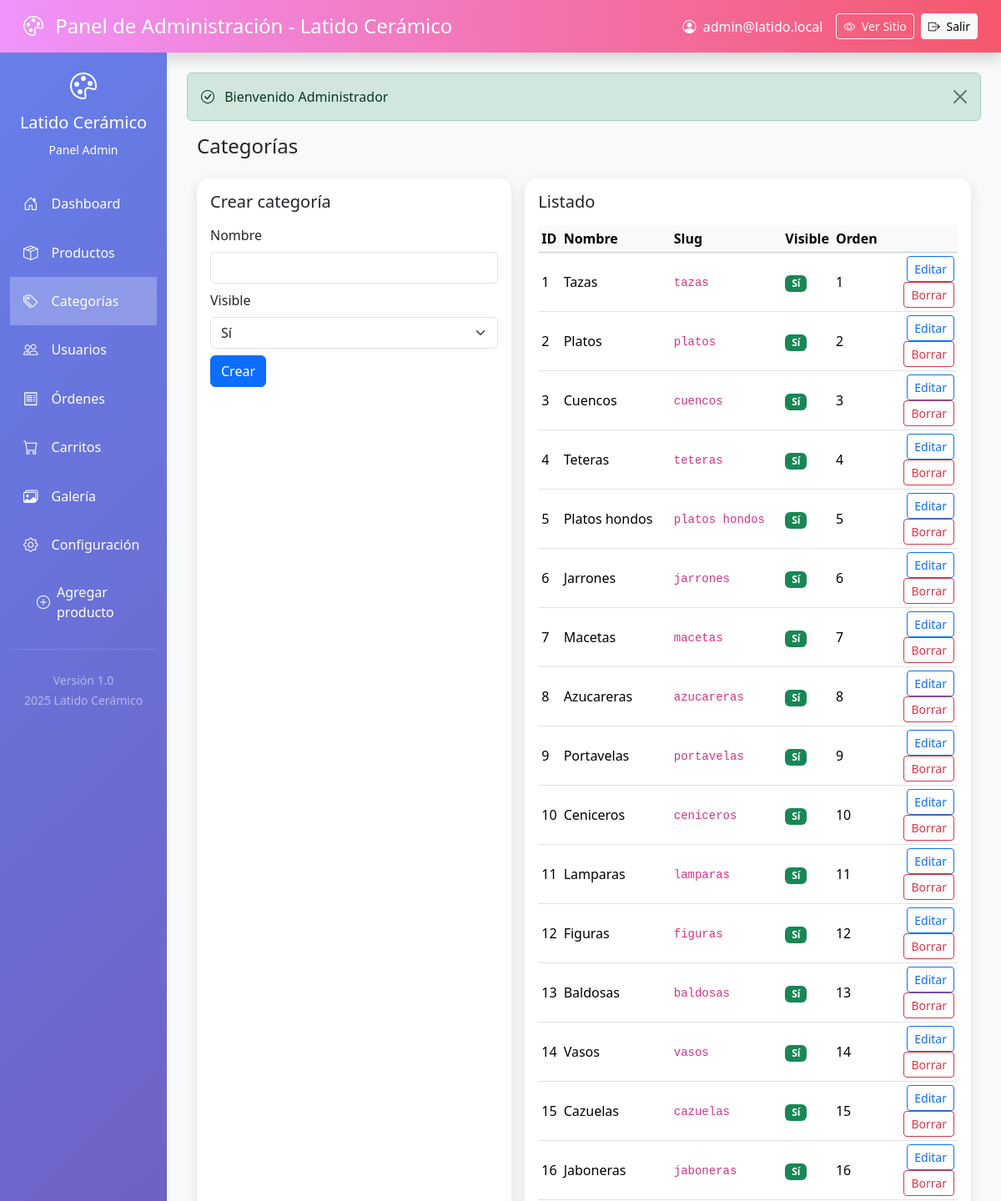
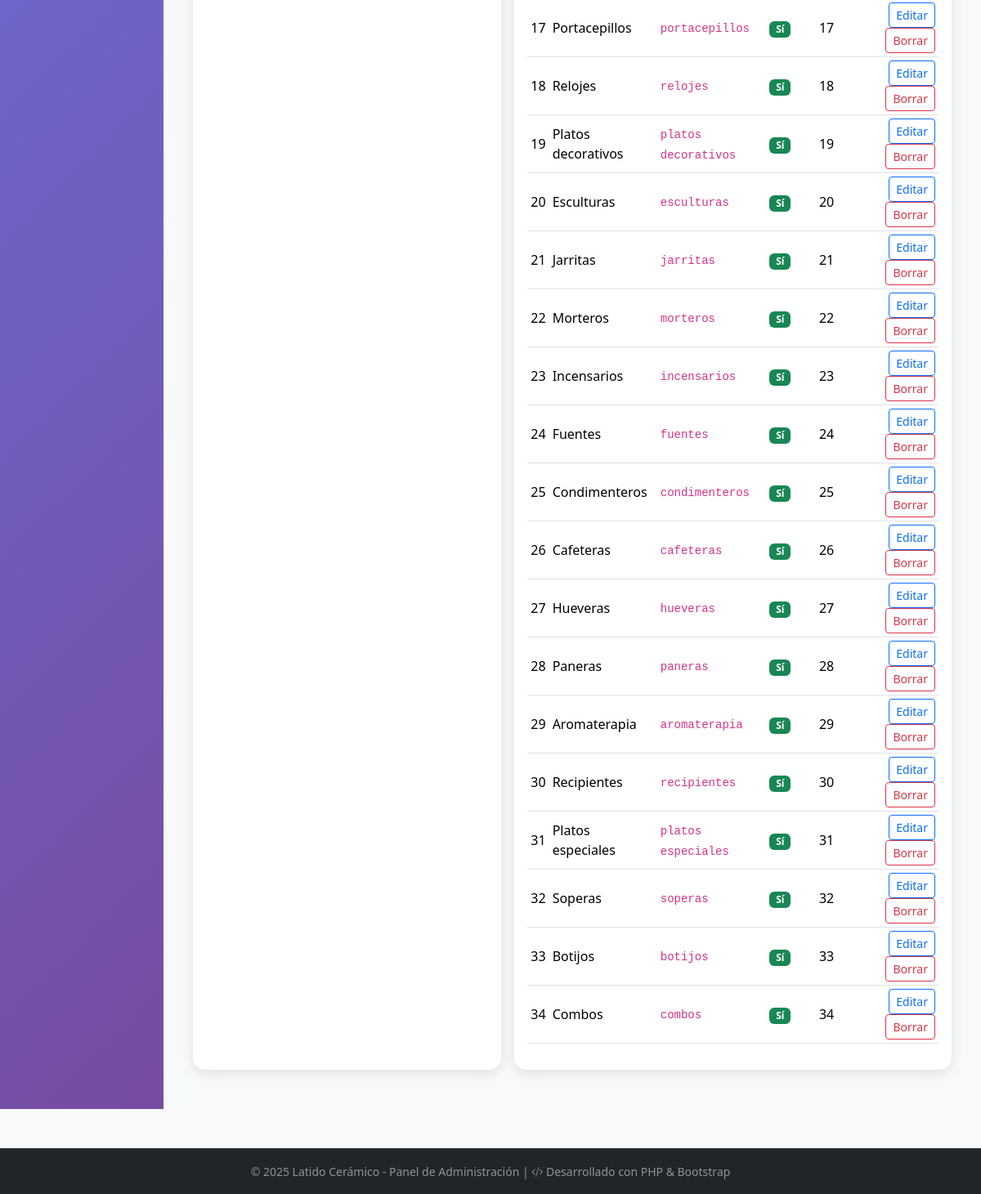
Page /admin/index.php?sec=categorias (signed in) on the committed database (2 pictures, top to bottom).
### tables this page shows
CREATE TABLE `admin_secciones` (
  `id` int UNSIGNED NOT NULL,
  `slug` varchar(60) NOT NULL,
  `nombre` varchar(100) NOT NULL,
  `icono` varchar(60) DEFAULT NULL,
  `en_menu` tinyint(1) NOT NULL DEFAULT '1',
  `activo` tinyint(1) NOT NULL DEFAULT '1',
  `orden` int UNSIGNED NOT NULL DEFAULT '10',
  `created_at` timestamp NULL DEFAULT CURRENT_TIMESTAMP
);

CREATE TABLE `categorias` (
  `id` bigint UNSIGNED NOT NULL,
  `nombre` varchar(100) NOT NULL,
  `slug` varchar(100) NOT NULL,
  `descripcion` text,
  `meta_title` varchar(160) DEFAULT NULL,
  `meta_description` varchar(255) DEFAULT NULL,
  `orden` int UNSIGNED DEFAULT '0',
  `visible` tinyint(1) NOT NULL DEFAULT '1',
  `created_at` timestamp NULL DEFAULT CURRENT_TIMESTAMP,
  `updated_at` timestamp NULL DEFAULT CURRENT_TIMESTAMP ON UPDATE CURRENT_TIMESTAMP
);

### admin/includes/functions.php (called while the page is built, shortened)
<?php
function secciones_menu(): array
{
    try {
        if (class_exists('Conexion')) {
            $cx = new Conexion();
            $pdo = $cx->getConexion();
            if (class_exists('SeccionesAdmin')) {
                $sec = new SeccionesAdmin($pdo);
                $menu = $sec->obtenerMenu();
                if (!empty($menu)) return $menu;
            }
        }
    } catch (Throwable $e) {}
    return [
        "inicio" => ["nombre" => "Dashboard", "icono" => "house-door"],
        "productos" => ["nombre" => "Productos", "icono" => "box-seam"],
        "categorias" => ["nombre" => "Categorías", "icono" => "tags"],
        "usuarios" => ["nombre" => "Usuarios", "icono" => "people"],
        "ordenes" => ["nombre" => "Órdenes", "icono" => "receipt"],
        "galeria" => ["nombre" => "Galería", "icono" => "images"],
        "configuracion" => ["nombre" => "Configuración", "icono" => "gear"]
    ];
}
?>

### admin/classes/SeccionesAdmin.php (called while the page is built, shortened)
<?php
class SeccionesAdmin {
    private PDO $pdo;
    public function __construct(PDO $pdo) { $this->pdo = $pdo; }
    public function obtenerMenu(): array {
        $rows = $this->pdo->query("SELECT slug,nombre,icono FROM admin_secciones WHERE activo=1 AND en_menu=1 ORDER BY orden ASC")->fetchAll();
        $menu = [];
        foreach ($rows as $r) { $menu[$r['slug']] = ['nombre'=>$r['nombre'],'icono'=>$r['icono']]; }
        return $menu;
    }
}

### admin/classes/CategoriaAdmin.php (called while the page is built, shortened)
<?php
class CategoriaAdmin
{
    public static function todasAdmin(): array
    {
        $conexion = (new Conexion())->getConexion();
        $st = $conexion->prepare('SELECT id, nombre, slug, visible, orden, created_at FROM categorias ORDER BY orden, nombre');
        $st->execute();
        return $st->fetchAll(PDO::FETCH_ASSOC) ?: [];
    }
}
?>

### admin/views/categorias.php (the view, shortened to what this page needs)
<?php
require_once __DIR__ . '/../classes/CategoriaAdmin.php';
require_once __DIR__ . '/../includes/functions.php';
$categorias = CategoriaAdmin::todasAdmin();
?>
<div class="container-fluid">
  <h2 class="h4 mb-4">Categorías</h2>
  <div class="row g-3 mb-4">
    <div class="col-md-5">
      <div class="card card-admin p-3 h-100">
        <h5 class="mb-3">Crear categoría</h5>
        <form action="actions/crear_categoria_acc.php" method="post">
          <div class="mb-2">
            <label class="form-label">Nombre</label>
            <input type="text" name="nombre" class="form-control" required />
          </div>
          <div class="mb-2">
            <label class="form-label">Visible</label>
            <select name="visible" class="form-select">
              <option value="1" selected>Sí</option>
            </select>
          </div>
          <button class="btn btn-primary">Crear</button>
        </form>
      </div>
    </div>
    <div class="col-md-7">
      <div class="card card-admin p-3 h-100">
        <h5 class="mb-3">Listado</h5>
        <?php if(!$categorias): ?>
          <div class="alert alert-secondary py-2">No hay categorías.</div>
        <?php else: ?>
        <div class="table-responsive">
          <table class="table table-sm align-middle">
            <thead class="table-light">
              <tr>
                <th>ID</th>
                <th>Nombre</th>
                <th>Slug</th>
                <th>Visible</th>
                <th>Orden</th>
                <th></th>
              </tr>
            </thead>
            <tbody>
              <?php foreach($categorias as $c): $cid=(int)$c['id']; ?>
              <tr>
                <td><?= $cid ?></td>
                <td><?= htmlspecialchars($c['nombre']) ?></td>
                <td><code><?= htmlspecialchars($c['slug']) ?></code></td>
                <td><?= ((int)$c['visible'])?'<span class="badge text-bg-success">Sí</span>':'<span class="badge text-bg-secondary">No</span>' ?></td>
                <td><?= (int)($c['orden'] ?? 0) ?></td>
                <td class="text-end">
                  <button class="btn btn-sm btn-outline-primary" type="button" data-bs-toggle="collapse" data-bs-target="#edit<?= $cid ?>">Editar</button>
                  <button class="btn btn-sm btn-outline-danger" type="button" data-bs-toggle="collapse" data-bs-target="#del<?= $cid ?>">Borrar</button>
                </td>
              </tr>
              <?php endforeach; ?>
            </tbody>
          </table>
        </div>
        <?php endif; ?>
      </div>
    </div>
  </div>
</div>

### admin/includes/sidebar.php
<nav class="col-md-3 col-lg-2 d-md-block admin-sidebar collapse">
    <div class="position-sticky pt-3">
        <div class="text-center text-white mb-4">
            <i class="bi bi-palette" style="font-size: 2rem;"></i>
            <h5 class="mt-2">Latido Cerámico</h5>
            <small>Panel Admin</small>
        </div>
        <ul class="nav flex-column">
            <?php
            $menu_items = secciones_menu();
            foreach ($menu_items as $seccion_key => $item):
                $active_class = ($seccion === $seccion_key) ? 'active bg-white bg-opacity-25' : '';
            ?>
                <li class="nav-item">
                    <a class="nav-link text-white d-flex align-items-center py-3 <?= $active_class ?>"
                       href="?sec=<?= $seccion_key ?>">
                        <i class="bi bi-<?= $item['icono'] ?> me-3" style="font-size: 1.1rem;"></i>
                        <?= $item['nombre'] ?>
                    </a>
                </li>
            <?php endforeach; ?>
            <li class="nav-item ms-3 mt-2">
                <?php $active_new = ($seccion === 'crear_producto') ? 'active bg-white bg-opacity-25' : ''; ?>
                <a class="nav-link text-white d-flex align-items-center py-2 <?= $active_new ?>" href="?sec=crear_producto">
                    <i class="bi bi-plus-circle me-2"></i>
                    Agregar producto
                </a>
            </li>
        </ul>
        <hr class="text-white-50 my-4">
        <div class="text-center">
            <small class="text-white-50">
                Versión 1.0<br>
                <?= date('Y') ?> Latido Cerámico
            </small>
        </div>
    </div>
</nav>

### admin/index.php (style rules this page uses)
.admin-sidebar { background: linear-gradient(135deg, #667eea 0%, #764ba2 100%); min-height: 100vh; }
.card-admin { border: none; border-radius: 15px; box-shadow: 0 4px 15px rgba(0,0,0,0.1); }

### rows in the picture
admin_secciones: nombre "Dashboard"
admin_secciones: nombre "Productos"
admin_secciones: nombre "Categorías"
admin_secciones: nombre "Usuarios"
admin_secciones: nombre "Órdenes"
admin_secciones: nombre "Carritos"
admin_secciones: nombre "Galería"
admin_secciones: nombre "Configuración"
categorias: id "1", nombre "Tazas", slug "tazas", visible "Sí", orden "1"
categorias: id "2", nombre "Platos", slug "platos", visible "Sí", orden "2"
categorias: id "3", nombre "Cuencos", slug "cuencos", visible "Sí", orden "3"
categorias: id "4", nombre "Teteras", slug "teteras", visible "Sí", orden "4"
categorias: id "5", nombre "Platos hondos", slug "platos hondos", visible "Sí", orden "5"
categorias: id "6", nombre "Jarrones", slug "jarrones", visible "Sí", orden "6"
categorias: id "7", nombre "Macetas", slug "macetas", visible "Sí", orden "7"
categorias: id "8", nombre "Azucareras", slug "azucareras", visible "Sí", orden "8"
categorias: id "9", nombre "Portavelas", slug "portavelas", visible "Sí", orden "9"
categorias: id "10", nombre "Ceniceros", slug "ceniceros", visible "Sí", orden "10"
categorias: id "11", nombre "Lamparas", slug "lamparas", visible "Sí", orden "11"
categorias: id "12", nombre "Figuras", slug "figuras", visible "Sí", orden "12"
categorias: id "13", nombre "Baldosas", slug "baldosas", visible "Sí", orden "13"
categorias: id "14", nombre "Vasos", slug "vasos", visible "Sí", orden "14"
categorias: id "15", nombre "Cazuelas", slug "cazuelas", visible "Sí", orden "15"
categorias: id "16", nombre "Jaboneras", slug "jaboneras", visible "Sí", orden "16"
categorias: id "17", nombre "Portacepillos", slug "portacepillos", visible "Sí", orden "17"
categorias: id "18", nombre "Relojes", slug "relojes", visible "Sí", orden "18"
categorias: id "19", nombre "Platos decorativos", slug "platos decorativos", visible "Sí", orden "19"
categorias: id "20", nombre "Esculturas", slug "esculturas", visible "Sí", orden "20"
categorias: id "21", nombre "Jarritas", slug "jarritas", visible "Sí", orden "21"
categorias: id "22", nombre "Morteros", slug "morteros", visible "Sí", orden "22"
categorias: id "23", nombre "Incensarios", slug "incensarios", visible "Sí", orden "23"
categorias: id "24", nombre "Fuentes", slug "fuentes", visible "Sí", orden "24"
categorias: id "25", nombre "Condimenteros", slug "condimenteros", visible "Sí", orden "25"
categorias: id "26", nombre "Cafeteras", slug "cafeteras", visible "Sí", orden "26"
categorias: id "27", nombre "Hueveras", slug "hueveras", visible "Sí", orden "27"
categorias: id "28", nombre "Paneras", slug "paneras", visible "Sí", orden "28"
categorias: id "29", nombre "Aromaterapia", slug "aromaterapia", visible "Sí", orden "29"
categorias: id "30", nombre "Recipientes", slug "recipientes", visible "Sí", orden "30"
categorias: id "31", nombre "Platos especiales", slug "platos especiales", visible "Sí", orden "31"
categorias: id "32", nombre "Soperas", slug "soperas", visible "Sí", orden "32"
categorias: id "33", nombre "Botijos", slug "botijos", visible "Sí", orden "33"
categorias: id "34", nombre "Combos", slug "combos", visible "Sí", orden "34"

### other values in the picture
$_SESSION['admin_user_email'] "admin@latido.local"
$_SESSION['mensaje_exito'] "Bienvenido Administrador"
